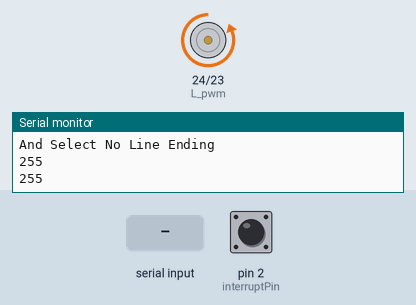
A sketch run on a simulated Arduino Mega 2560, built with avr-gcc and run on an emulated ATmega2560. Parts: motor-driver pin pairs drawn as motors (green arrow = first pin HIGH = forward, orange = second pin HIGH = backward, longer = more drive), the last lines printed to the serial monitor. The inputs (shaded band) are chosen by the test bench; at power-on: pin 2 (interruptPin) HIGH.

Above: at 5.2 s.
5.3 s: "30,150\n" received over Serial
At 9.5 s:
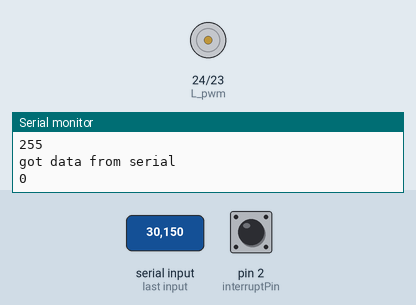
11.3 s: "200\n" received over Serial
At 12.9 s:
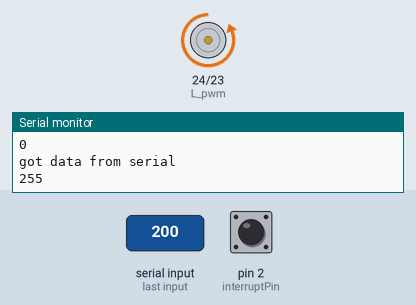
Timing chart, 0 to 15.6 s (numbered marks = the images above; inputs shaded):
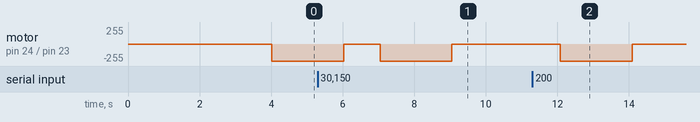

The sketch:

ibt2_with_interrupt.ino
```cpp
/*
Enter value between -100 and 100 to control the motor...
And Select No Line Ending
*/
#define R_pwm 23
#define L_pwm 24

const byte interruptPin = 2;
//volatile byte state = LOW;

#define resolution 255

int speedVal = 255;

void mControl(int val) {

  // Determine direction
  if (val < 0) {
    // Motor backward
    analogWrite(R_pwm, 0);
    delay(10);  //OCD delay because IBT2 will fry if both pwm pins are high simultaneously
    analogWrite(L_pwm, -val);
  } else {
    // Motor forward
    analogWrite(L_pwm, 0);
    delay(10);  //OCD delay because IBT2 will fry if both pwm pins are high simultaneously
    analogWrite(R_pwm, val);
  }
}

void setup() {
  pinMode(L_pwm, OUTPUT);
  pinMode(R_pwm, OUTPUT);

  pinMode(interruptPin, INPUT_PULLUP);
  attachInterrupt(digitalPinToInterrupt(interruptPin), stop, LOW);

  Serial.begin(115200);

  Serial.println("Enter value between -100 and 100 to control the motor...");
  Serial.println("And Select No Line Ending");

  delay(4000);
}

void loop() {
  if(Serial.available())
  {
    Serial.println("got data from serial");
    speedVal = Serial.parseInt();

    speedVal = constrain(speedVal, -100, 100);
    speedVal = map(speedVal, -100, 100, -resolution, resolution);
  }

  mControl(speedVal);

  Serial.println(speedVal);
  delay(1000);
}

void stop(){
  speedVal=0;
}
```

Measured:
- after the input at 5.3 s, motor on pin 24 (L_pwm) / pin 23 (R_pwm): backward 255/255 → stopped after 0.73 s, → backward 255/255 1.0 s later, → stopped 2.0 s later
- after the input at 11.3 s, motor on pin 24 (L_pwm) / pin 23 (R_pwm): stopped → backward 255/255 after 0.78 s, → stopped 2.0 s later
